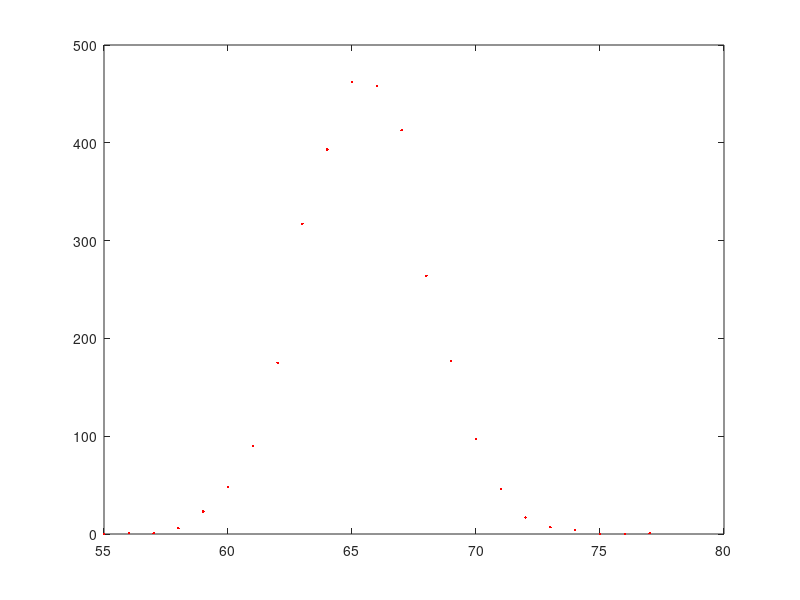

Reproduce this figure in MATLAB.
function [] = criminal_heights()
  
  freqs = [0 1 1 6 23 48 90 175 317 393 462 458 413 264 177 97 46 17 7 4 ...
           0 0 1];
  heights = 55:1:77;
  
  
  plot(heights, freqs,'.r');
  
  mu = (heights * freqs')/sum(freqs);
  fprintf(1, 'Mean is %2.2f\n', mu);
  
  var1 = ( (heights - mu).^2 * freqs') / sum(freqs);
  
  expanded = [];
  for k = 1:length(heights)
    expanded = [expanded repmat(heights(k), 1, freqs(k))];
  end;
  
  var2 = var(expanded);
  fprintf(1, 'My var = %1.2f\n ; Matlab says: %1.2f\n ',var1, var2); 
  
  sqyu =  (((heights - mu).^3 * freqs') / sum(freqs)) / sqrt(var1).^3;
  fprintf(1, 'My skew = %1.3f\n', sqyu); 